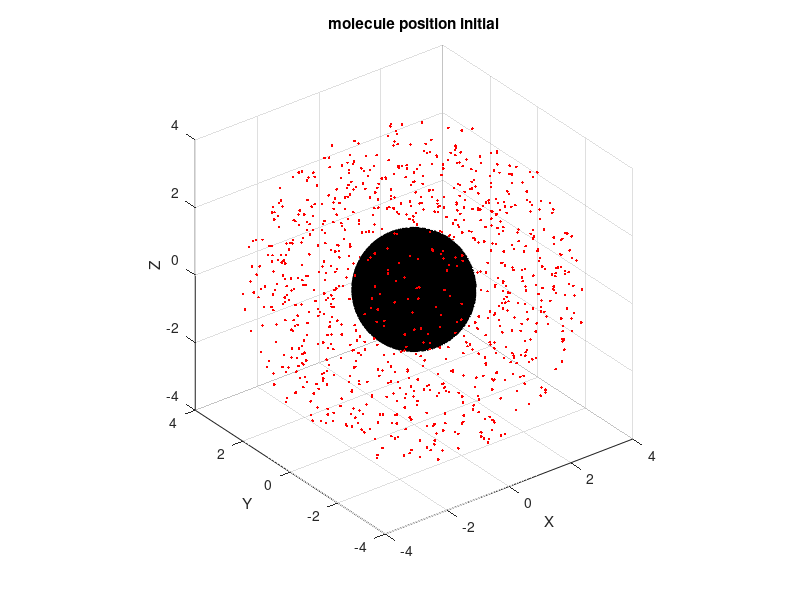

Source code (MATLAB):
clear all;
close all;
rc = 3;% radium of cell size
or_s = 0.15;
n = 1000;% number of molecule per cell
molecule_position = ones(n,4);
n_left = n; %molecule remain
angle1=rand(1,n)*2*pi;
angle2=acos(rand(1, n)*2-1);
r=rc*(or_s^(1/3)+power((1-or_s)*rand(1,n),1/3));
molecule_position(:,1)=r.*cos (angle1).*sin (angle2);
molecule_position(:,2)=r.*sin(angle1).*sin(angle2);
molecule_position(:,3)=r.*cos (angle2);
molecule_position_initial = molecule_position;
dis = 0;
i1 = 0;
% 定义半径  
k = rc*(or_s^(1/3));  
% 生成球坐标数据  
[theta, phi] = meshgrid(linspace(0, 2*pi, 50), linspace(0, pi, 50));  
x = k * sin(phi) .* cos(theta);  
y = k * sin(phi) .* sin(theta);  
z = k * cos(phi);  
  
% 绘制球体  
surf(x, y, z,'FaceColor', 'k');
xlabel('X')  
ylabel('Y')  
zlabel('Z')  
title(['半径为 ', num2str(k), ' 的球体'])  

hold on
plot3(molecule_position_initial(:,1),molecule_position_initial(:,2),molecule_position_initial(:,3),'r.');
axis square;
xlim([-4, 4]); % 设置X轴范围
ylim([-4, 4]); % 设置Y轴范围
zlim([-4, 4]); % 设置Z轴范围
title('molecule position initial'); % 添加标题